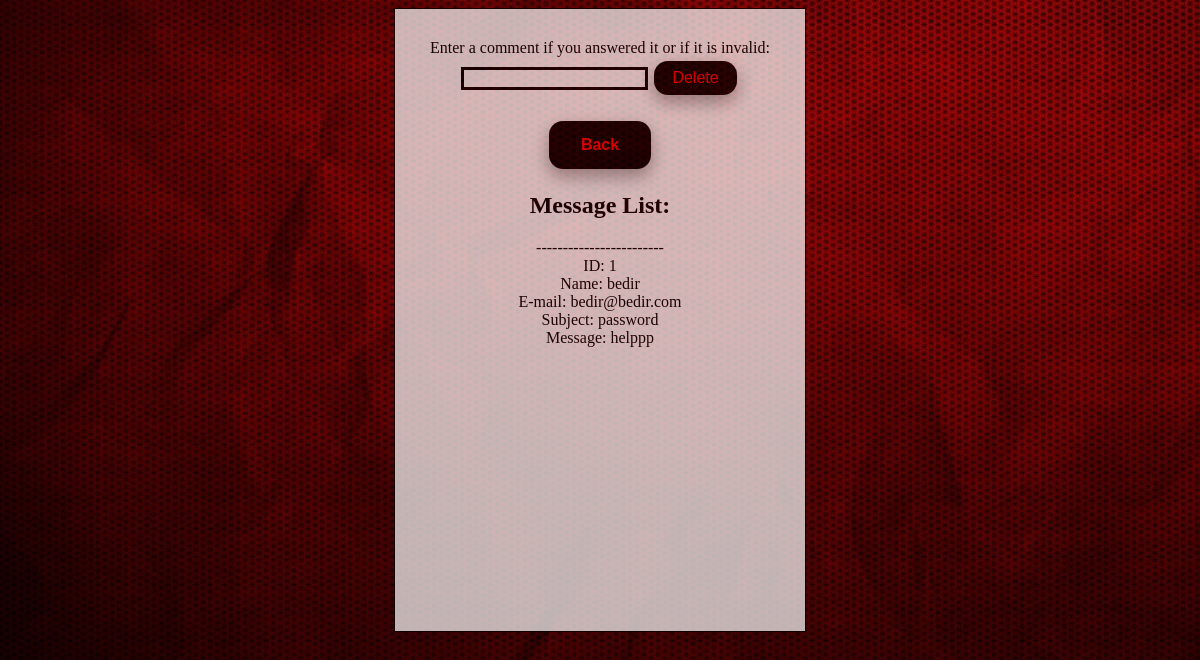
Page /comments.php (signed in) on the committed database.
### tables this page shows
CREATE TABLE `issues` (
  `id` int(11) NOT NULL,
  `name` varchar(100) NOT NULL,
  `email` varchar(100) NOT NULL,
  `subject` varchar(100) NOT NULL,
  `msg` varchar(100) NOT NULL
);

### comments.php (the view, shortened to what this page needs)
<?php $db = mysqli_connect('sql7.freesqldatabase.com', 'sql7271816', 'vXcVpd6JZs', 'sql7271816');
?>
<html>
<head>
<link rel="stylesheet" type="text/css" href="style.css">
</head>
<body>
<div align="center" class="transbox">
<form method="post" action="comments.php">
Enter a comment if you answered it or if it is invalid:</br>
<input type="text" name="c_id" >
<input type="submit" class="buttonn" name="c_delete" value="Delete">
<p> <a href="admin.php" class="button"><span>Back</span></a> </p>
<h2>Message List:</h2>
<?php
	$query="SELECT * FROM issues";
	$sql=mysqli_query($db,$query);
	while($pull = mysqli_fetch_array($sql)){
	extract($pull);
	echo "------------------------ </br>";
	echo "ID: ".$id."</br>";
	echo "Name: ".$name."</br>";
	echo "E-mail: ".$email."</br>";
	echo "Subject: ".$subject."</br>";
	echo "Message: ".$msg."</br>";
}
?>
</body>
</html>

### style.css (style rules this page uses)
div.transbox { text-align: center; padding: 30px; width:250px; height:220px; margin: auto; background-color: #ffffff; border: 1px solid black; opacity: 0.7; filter: alpha(opacity=60); }
div.transbox p { margin: 5%; font-weight: bold; color: #000000; }
.button { background-color: black; border: none; color: red; padding: 15px 32px; text-align: center; text-decoration: none; display: inline-block; font-size: 16px; margin: 4px 2px; cursor: pointer; border-radius: 14px; font-family:arial,sans-serif; box-shadow: 0 8px 16px 0 rgba(0,0,0,0.2), 0 6px 20px 0 rgba(0,0,0,0.19); }
input[type=text] { border: 3px solid black; }
.button span { cursor: pointer; display: inline-block; position: relative; transition: 0.5s; }
.button span:after { content: '\00bb'; position: absolute; opacity: 0; top: 0; right: -20px; transition: 0.5s; }
body { background-image: url("bg.jpg"); background-size: cover; }

### comments.php (style rules this page uses)
div.transbox { text-align: center; padding: 30px; width:350px; height:562px; margin: auto; background-color: #ffffff; border: 1px solid black; opacity: 0.7; filter: alpha(opacity=60); }
.buttonn { background-color: black; border: none; color: red; padding: 8px 18px; text-align: center; text-decoration: none; display: inline-block; font-size: 16px; margin: 4px 2px; cursor: pointer; border-radius: 14px; font-family:arial,sans-serif; box-shadow: 0 8px 16px 0 rgba(0,0,0,0.2), 0 6px 20px 0 rgba(0,0,0,0.19); }

### rows in the picture
issues: id "1", name "bedir", email "bedir@bedir.com", subject "password", msg "helppp"
